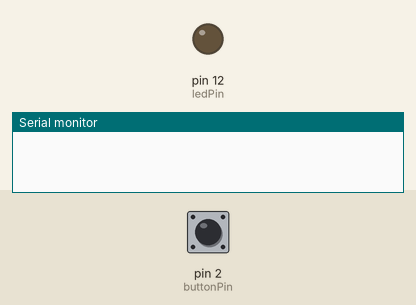
Recording of a sketch running on a simulated Arduino Uno, built with avr-gcc and run on an emulated ATmega328P. Parts: output pins drawn as LEDs (lit = HIGH), the last lines printed to the serial monitor. The inputs (shaded band) are chosen by the test bench; at power-on: pin 2 (buttonPin) HIGH. EEPROM starts erased.

Above: at 1.2 s.
1.3 s: pin 2 (buttonPin) pulled LOW for 0.15 s
At 1.37 s:
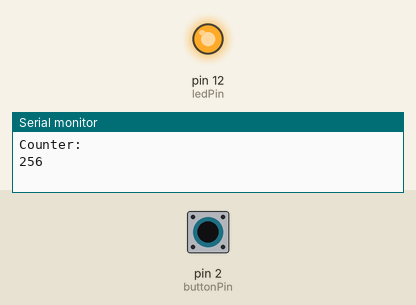
2.9 s: pin 2 (buttonPin) pulled LOW for 3.2 s
At 6.4 s:
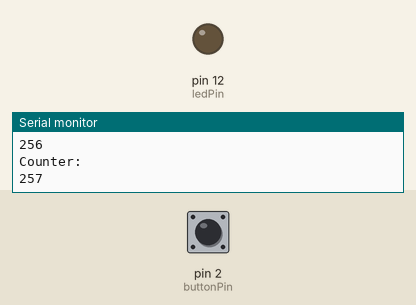
Timing chart, 0 to 7.9 s (numbered marks = the images above; inputs shaded):
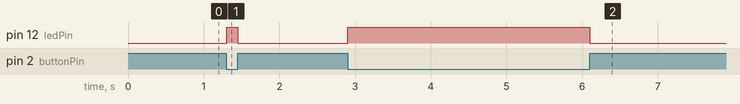

Measured:
- after the input at 1.3 s, pin 12 (ledPin): LOW → HIGH at once, → LOW 0.15 s later
- after the input at 2.9 s, pin 12 (ledPin): LOW → HIGH at once, → LOW 3.2 s later

The sketch:

EEPROM.ino
```cpp
#include <LiquidCrystal.h>


#include <EEPROM.h>

int ledPin = 12;
int buttonPin = 2;

int lastButtonState = 1;
long unsigned int lastPress = 0;
int debounceTime = 20;
int counter = 0;


void setup() {
  // put your setup code here, to run once:


  pinMode(ledPin, OUTPUT);
  pinMode(buttonPin, INPUT_PULLUP);

  Serial.begin(9600);

  counter = EEPROM.read(0); // EEPROM read takes one Argument , which is the address on the EEPROM chip that you want to read. in this case it is 0, which is the very first adress on the EEPROM chip
  // 👆 explain this simply
  EEPROM.write(0,0); // what does this even mean 😭😭. It takes to argumets, it needs an adress and  a value to write to that adress
  // What does this mean -> "Be careful, address are only a byte. They are only 8 bit so be careful not to exceed this as this might lead to problems." also Give an example to help with the explanation

  // what does this mean "This allows for consecutive reset to reset the counter ?"
// Explain this part of the video -> 4:37 to 5:29 of  (https://youtu.be/hH9WalIMaeM?si=twr1_3rCBFEFgUiW)
}

void loop() {
  int buttonState = digitalRead(buttonPin);

  if ((millis() - lastPress) > debounceTime)
  {
    lastPress = millis(); // update lastPress
    if (buttonState == 0 && lastButtonState == 1) // if button was released ( ==1 ) and then pressed ( == 0)
    {
      counter ++;
      EEPROM.write(0,counter); //write counter to adress 0
      digitalWrite(ledPin,HIGH);
      lastButtonState = 0; // Record the new last button state

      //Print results
      Serial.println("Counter: ");
      Serial.println(counter);
    }

    if (buttonState == 1 && lastButtonState == 0) // Is the button was previously pressed ( == 0) and now released (== 1 )
    {
      lastButtonState = 1;
      digitalWrite(ledPin, LOW);
    }
  }


}
```
